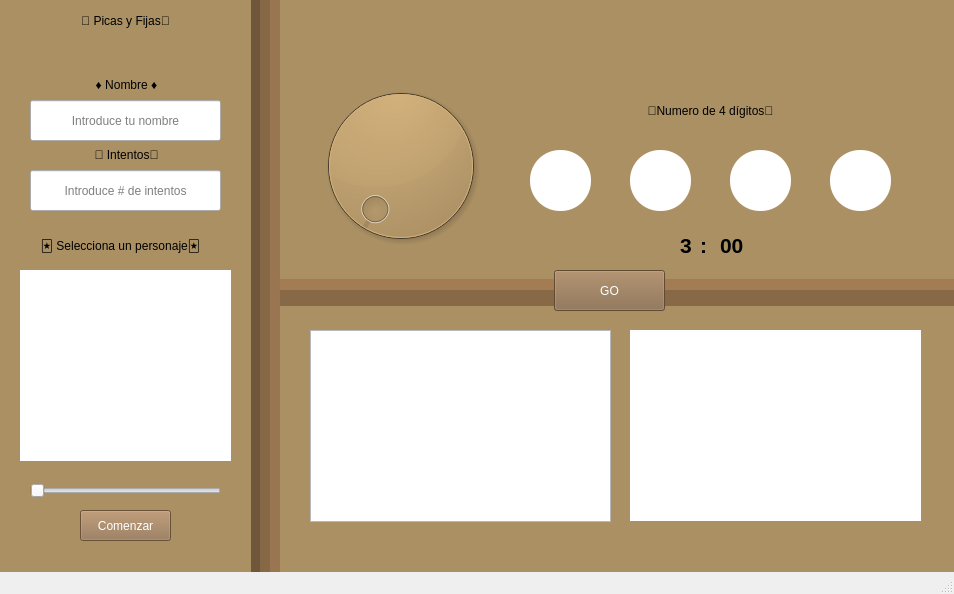
<?xml version="1.0" encoding="UTF-8"?>
<ui version="4.0">
 <class>MainWindow</class>
 <widget class="QMainWindow" name="MainWindow">
  <property name="geometry">
   <rect>
    <x>0</x>
    <y>0</y>
    <width>954</width>
    <height>594</height>
   </rect>
  </property>
  <property name="windowTitle">
   <string>MainWindow</string>
  </property>
  <widget class="QWidget" name="centralwidget">
   <widget class="QLabel" name="label">
    <property name="geometry">
     <rect>
      <x>260</x>
      <y>0</y>
      <width>701</width>
      <height>581</height>
     </rect>
    </property>
    <property name="styleSheet">
     <string notr="true">background-color: rgb(171, 144, 100);</string>
    </property>
    <property name="text">
     <string/>
    </property>
   </widget>
   <widget class="QLabel" name="label_2">
    <property name="geometry">
     <rect>
      <x>251</x>
      <y>0</y>
      <width>21</width>
      <height>581</height>
     </rect>
    </property>
    <property name="styleSheet">
     <string notr="true">background-color: rgb(112, 87, 59);
background-color: rgb(112, 87, 59);</string>
    </property>
    <property name="text">
     <string/>
    </property>
   </widget>
   <widget class="QLabel" name="label_3">
    <property name="geometry">
     <rect>
      <x>0</x>
      <y>0</y>
      <width>261</width>
      <height>571</height>
     </rect>
    </property>
    <property name="styleSheet">
     <string notr="true"/>
    </property>
    <property name="text">
     <string/>
    </property>
   </widget>
   <widget class="QLabel" name="label_4">
    <property name="geometry">
     <rect>
      <x>0</x>
      <y>0</y>
      <width>251</width>
      <height>581</height>
     </rect>
    </property>
    <property name="styleSheet">
     <string notr="true">background-color: rgb(171, 144, 100);</string>
    </property>
    <property name="text">
     <string/>
    </property>
   </widget>
   <widget class="QLabel" name="label_5">
    <property name="geometry">
     <rect>
      <x>260</x>
      <y>0</y>
      <width>16</width>
      <height>581</height>
     </rect>
    </property>
    <property name="styleSheet">
     <string notr="true">background-color: rgb(134, 103, 70);</string>
    </property>
    <property name="text">
     <string/>
    </property>
   </widget>
   <widget class="QLabel" name="label_6">
    <property name="geometry">
     <rect>
      <x>270</x>
      <y>0</y>
      <width>16</width>
      <height>581</height>
     </rect>
    </property>
    <property name="styleSheet">
     <string notr="true">background-color: rgb(170, 130, 89);
background-color: rgb(154, 117, 81);</string>
    </property>
    <property name="text">
     <string/>
    </property>
   </widget>
   <widget class="QLabel" name="label_7">
    <property name="geometry">
     <rect>
      <x>280</x>
      <y>0</y>
      <width>16</width>
      <height>581</height>
     </rect>
    </property>
    <property name="styleSheet">
     <string notr="true">background-color: rgb(171, 144, 100);</string>
    </property>
    <property name="text">
     <string/>
    </property>
   </widget>
   <widget class="QLabel" name="label_8">
    <property name="geometry">
     <rect>
      <x>280</x>
      <y>279</y>
      <width>681</width>
      <height>21</height>
     </rect>
    </property>
    <property name="styleSheet">
     <string notr="true">background-color: rgb(163, 124, 84);</string>
    </property>
    <property name="text">
     <string/>
    </property>
   </widget>
   <widget class="QLabel" name="label_9">
    <property name="geometry">
     <rect>
      <x>280</x>
      <y>290</y>
      <width>681</width>
      <height>16</height>
     </rect>
    </property>
    <property name="styleSheet">
     <string notr="true">background-color: rgb(136, 105, 71);</string>
    </property>
    <property name="text">
     <string/>
    </property>
   </widget>
   <widget class="QLineEdit" name="Txt_Nombre">
    <property name="geometry">
     <rect>
      <x>30</x>
      <y>100</y>
      <width>191</width>
      <height>41</height>
     </rect>
    </property>
    <property name="toolTip">
     <string>Nombre del jugador</string>
    </property>
    <property name="statusTip">
     <string>Nombre del jugador</string>
    </property>
    <property name="styleSheet">
     <string notr="true">font: 16pt &quot;Poor Richard&quot;;</string>
    </property>
    <property name="alignment">
     <set>Qt::AlignCenter</set>
    </property>
    <property name="placeholderText">
     <string>Introduce tu nombre</string>
    </property>
   </widget>
   <widget class="QSlider" name="horizontalSlider">
    <property name="geometry">
     <rect>
      <x>30</x>
      <y>480</y>
      <width>191</width>
      <height>22</height>
     </rect>
    </property>
    <property name="styleSheet">
     <string notr="true"/>
    </property>
    <property name="orientation">
     <enum>Qt::Horizontal</enum>
    </property>
   </widget>
   <widget class="QPushButton" name="Btn_Comenzar">
    <property name="geometry">
     <rect>
      <x>80</x>
      <y>510</y>
      <width>91</width>
      <height>31</height>
     </rect>
    </property>
    <property name="statusTip">
     <string>Click para comenzar a jugar</string>
    </property>
    <property name="styleSheet">
     <string notr="true">background-color: rgb(147, 113, 77);
color: rgb(255, 255, 255);
font: 14pt &quot;Poor Richard&quot;;</string>
    </property>
    <property name="text">
     <string>Comenzar</string>
    </property>
   </widget>
   <widget class="QLabel" name="label_10">
    <property name="geometry">
     <rect>
      <x>20</x>
      <y>0</y>
      <width>211</width>
      <height>41</height>
     </rect>
    </property>
    <property name="styleSheet">
     <string notr="true">font: 20pt &quot;Poor Richard&quot;;</string>
    </property>
    <property name="text">
     <string>🎰 Picas y Fijas🎰</string>
    </property>
    <property name="alignment">
     <set>Qt::AlignCenter</set>
    </property>
   </widget>
   <widget class="QLabel" name="label_11">
    <property name="geometry">
     <rect>
      <x>36</x>
      <y>69</y>
      <width>181</width>
      <height>31</height>
     </rect>
    </property>
    <property name="styleSheet">
     <string notr="true">font: 16pt &quot;Poor Richard&quot;;</string>
    </property>
    <property name="text">
     <string>♦️ Nombre ♦️</string>
    </property>
    <property name="alignment">
     <set>Qt::AlignCenter</set>
    </property>
   </widget>
   <widget class="QLabel" name="label_12">
    <property name="geometry">
     <rect>
      <x>0</x>
      <y>230</y>
      <width>241</width>
      <height>31</height>
     </rect>
    </property>
    <property name="styleSheet">
     <string notr="true">font: 16pt &quot;Poor Richard&quot;;</string>
    </property>
    <property name="text">
     <string>🃏 Selecciona un personaje🃏</string>
    </property>
    <property name="alignment">
     <set>Qt::AlignCenter</set>
    </property>
   </widget>
   <widget class="QLabel" name="Et_Personaje">
    <property name="geometry">
     <rect>
      <x>20</x>
      <y>270</y>
      <width>211</width>
      <height>191</height>
     </rect>
    </property>
    <property name="toolTip">
     <string>Escoge un personaje</string>
    </property>
    <property name="statusTip">
     <string>Personajes</string>
    </property>
    <property name="styleSheet">
     <string notr="true">background-color: rgb(255, 255, 255);</string>
    </property>
    <property name="text">
     <string/>
    </property>
    <property name="scaledContents">
     <bool>true</bool>
    </property>
   </widget>
   <widget class="QLabel" name="label_14">
    <property name="geometry">
     <rect>
      <x>36</x>
      <y>139</y>
      <width>181</width>
      <height>31</height>
     </rect>
    </property>
    <property name="styleSheet">
     <string notr="true">font: 16pt &quot;Poor Richard&quot;;</string>
    </property>
    <property name="text">
     <string>🎲 Intentos🎲</string>
    </property>
    <property name="alignment">
     <set>Qt::AlignCenter</set>
    </property>
   </widget>
   <widget class="QLineEdit" name="Txt_Intentos">
    <property name="geometry">
     <rect>
      <x>30</x>
      <y>170</y>
      <width>191</width>
      <height>41</height>
     </rect>
    </property>
    <property name="toolTip">
     <string>Número de intentos</string>
    </property>
    <property name="statusTip">
     <string>Número de intentos</string>
    </property>
    <property name="styleSheet">
     <string notr="true">font: 16pt &quot;Poor Richard&quot;;</string>
    </property>
    <property name="alignment">
     <set>Qt::AlignCenter</set>
    </property>
    <property name="placeholderText">
     <string>Introduce # de intentos</string>
    </property>
   </widget>
   <widget class="QDial" name="dial">
    <property name="geometry">
     <rect>
      <x>310</x>
      <y>70</y>
      <width>181</width>
      <height>191</height>
     </rect>
    </property>
    <property name="toolTip">
     <string/>
    </property>
    <property name="statusTip">
     <string>Selecciona un número</string>
    </property>
    <property name="styleSheet">
     <string notr="true">background-color: rgb(191, 161, 112);</string>
    </property>
   </widget>
   <widget class="QPushButton" name="Btn_Go">
    <property name="geometry">
     <rect>
      <x>554</x>
      <y>270</y>
      <width>111</width>
      <height>41</height>
     </rect>
    </property>
    <property name="statusTip">
     <string>Click para adivinar</string>
    </property>
    <property name="styleSheet">
     <string notr="true">background-color: rgb(136, 105, 71);
color: rgb(255, 255, 255);
font: 14pt &quot;Poor Richard&quot;;</string>
    </property>
    <property name="text">
     <string> GO </string>
    </property>
   </widget>
   <widget class="QLineEdit" name="Et_1">
    <property name="enabled">
     <bool>false</bool>
    </property>
    <property name="geometry">
     <rect>
      <x>530</x>
      <y>150</y>
      <width>61</width>
      <height>61</height>
     </rect>
    </property>
    <property name="statusTip">
     <string>Primer dígito</string>
    </property>
    <property name="whatsThis">
     <string/>
    </property>
    <property name="styleSheet">
     <string notr="true">border-radius: 30px;
font: 20pt &quot;Poor Richard&quot;;</string>
    </property>
    <property name="text">
     <string/>
    </property>
    <property name="alignment">
     <set>Qt::AlignCenter</set>
    </property>
   </widget>
   <widget class="QLineEdit" name="Et_2">
    <property name="enabled">
     <bool>false</bool>
    </property>
    <property name="geometry">
     <rect>
      <x>630</x>
      <y>150</y>
      <width>61</width>
      <height>61</height>
     </rect>
    </property>
    <property name="statusTip">
     <string>Segundo dígito</string>
    </property>
    <property name="styleSheet">
     <string notr="true">border-radius: 30px;
font: 20pt &quot;Poor Richard&quot;;</string>
    </property>
    <property name="text">
     <string/>
    </property>
    <property name="alignment">
     <set>Qt::AlignCenter</set>
    </property>
   </widget>
   <widget class="QLineEdit" name="Et_3">
    <property name="enabled">
     <bool>false</bool>
    </property>
    <property name="geometry">
     <rect>
      <x>730</x>
      <y>150</y>
      <width>61</width>
      <height>61</height>
     </rect>
    </property>
    <property name="statusTip">
     <string>Tercer dígito</string>
    </property>
    <property name="styleSheet">
     <string notr="true">border-radius: 30px;
font: 20pt &quot;Poor Richard&quot;;</string>
    </property>
    <property name="text">
     <string/>
    </property>
    <property name="alignment">
     <set>Qt::AlignCenter</set>
    </property>
   </widget>
   <widget class="QLineEdit" name="Et_4">
    <property name="enabled">
     <bool>false</bool>
    </property>
    <property name="geometry">
     <rect>
      <x>830</x>
      <y>150</y>
      <width>61</width>
      <height>61</height>
     </rect>
    </property>
    <property name="statusTip">
     <string>Cuarto dígito</string>
    </property>
    <property name="styleSheet">
     <string notr="true">border-radius: 30px;
font: 20pt &quot;Poor Richard&quot;;</string>
    </property>
    <property name="text">
     <string/>
    </property>
    <property name="alignment">
     <set>Qt::AlignCenter</set>
    </property>
   </widget>
   <widget class="QLabel" name="label_15">
    <property name="geometry">
     <rect>
      <x>550</x>
      <y>90</y>
      <width>321</width>
      <height>41</height>
     </rect>
    </property>
    <property name="styleSheet">
     <string notr="true">font: 20pt &quot;Poor Richard&quot;;</string>
    </property>
    <property name="text">
     <string>🎱Numero de 4 dígitos🎱</string>
    </property>
    <property name="alignment">
     <set>Qt::AlignCenter</set>
    </property>
   </widget>
   <widget class="QListView" name="listView">
    <property name="geometry">
     <rect>
      <x>310</x>
      <y>330</y>
      <width>301</width>
      <height>192</height>
     </rect>
    </property>
    <property name="toolTip">
     <string/>
    </property>
    <property name="statusTip">
     <string>Registro del jugador</string>
    </property>
    <property name="styleSheet">
     <string notr="true">font: 18pt &quot;Poor Richard&quot;;</string>
    </property>
   </widget>
   <widget class="QLabel" name="label_16">
    <property name="geometry">
     <rect>
      <x>630</x>
      <y>330</y>
      <width>291</width>
      <height>191</height>
     </rect>
    </property>
    <property name="toolTip">
     <string>Avatar del jugador</string>
    </property>
    <property name="statusTip">
     <string>Avatar del jugador</string>
    </property>
    <property name="styleSheet">
     <string notr="true">background-color: rgb(255, 255, 255);</string>
    </property>
    <property name="text">
     <string/>
    </property>
   </widget>
   <widget class="QLabel" name="label_13">
    <property name="geometry">
     <rect>
      <x>280</x>
      <y>0</y>
      <width>571</width>
      <height>71</height>
     </rect>
    </property>
    <property name="text">
     <string/>
    </property>
    <property name="pixmap">
     <pixmap resource="Recursos_PicasFijas.qrc">:/IMGs/Imagenes/uat.png</pixmap>
    </property>
    <property name="scaledContents">
     <bool>true</bool>
    </property>
   </widget>
   <widget class="QLabel" name="label_17">
    <property name="geometry">
     <rect>
      <x>830</x>
      <y>-10</y>
      <width>151</width>
      <height>111</height>
     </rect>
    </property>
    <property name="text">
     <string/>
    </property>
    <property name="pixmap">
     <pixmap resource="Recursos_PicasFijas.qrc">:/IMGs/Imagenes/WhatsApp Image 2022-01-28 at 2.27.57 PM_preview_rev_1.png</pixmap>
    </property>
    <property name="scaledContents">
     <bool>true</bool>
    </property>
   </widget>
   <widget class="QLabel" name="lb_min">
    <property name="geometry">
     <rect>
      <x>680</x>
      <y>230</y>
      <width>81</width>
      <height>31</height>
     </rect>
    </property>
    <property name="font">
     <font>
      <pointsize>16</pointsize>
      <weight>75</weight>
      <bold>true</bold>
     </font>
    </property>
    <property name="text">
     <string>3</string>
    </property>
   </widget>
   <widget class="QLabel" name="lb_seg">
    <property name="geometry">
     <rect>
      <x>720</x>
      <y>230</y>
      <width>81</width>
      <height>31</height>
     </rect>
    </property>
    <property name="font">
     <font>
      <pointsize>16</pointsize>
      <weight>75</weight>
      <bold>true</bold>
     </font>
    </property>
    <property name="text">
     <string>00</string>
    </property>
   </widget>
   <widget class="QLabel" name="label_18">
    <property name="geometry">
     <rect>
      <x>700</x>
      <y>230</y>
      <width>81</width>
      <height>31</height>
     </rect>
    </property>
    <property name="font">
     <font>
      <pointsize>16</pointsize>
      <weight>75</weight>
      <bold>true</bold>
     </font>
    </property>
    <property name="text">
     <string>:</string>
    </property>
   </widget>
   <zorder>label</zorder>
   <zorder>label_3</zorder>
   <zorder>label_2</zorder>
   <zorder>label_4</zorder>
   <zorder>label_5</zorder>
   <zorder>label_6</zorder>
   <zorder>label_7</zorder>
   <zorder>label_8</zorder>
   <zorder>label_9</zorder>
   <zorder>Txt_Nombre</zorder>
   <zorder>horizontalSlider</zorder>
   <zorder>Btn_Comenzar</zorder>
   <zorder>label_10</zorder>
   <zorder>label_11</zorder>
   <zorder>label_12</zorder>
   <zorder>Et_Personaje</zorder>
   <zorder>label_14</zorder>
   <zorder>Txt_Intentos</zorder>
   <zorder>dial</zorder>
   <zorder>Btn_Go</zorder>
   <zorder>Et_1</zorder>
   <zorder>Et_2</zorder>
   <zorder>Et_3</zorder>
   <zorder>Et_4</zorder>
   <zorder>label_15</zorder>
   <zorder>listView</zorder>
   <zorder>label_16</zorder>
   <zorder>label_13</zorder>
   <zorder>label_17</zorder>
   <zorder>lb_min</zorder>
   <zorder>lb_seg</zorder>
   <zorder>label_18</zorder>
  </widget>
  <widget class="QMenuBar" name="menubar">
   <property name="geometry">
    <rect>
     <x>0</x>
     <y>0</y>
     <width>954</width>
     <height>21</height>
    </rect>
   </property>
  </widget>
  <widget class="QStatusBar" name="statusbar"/>
 </widget>
 <resources>
  <include location="Recursos_PicasFijas.qrc"/>
 </resources>
 <connections/>
</ui>
